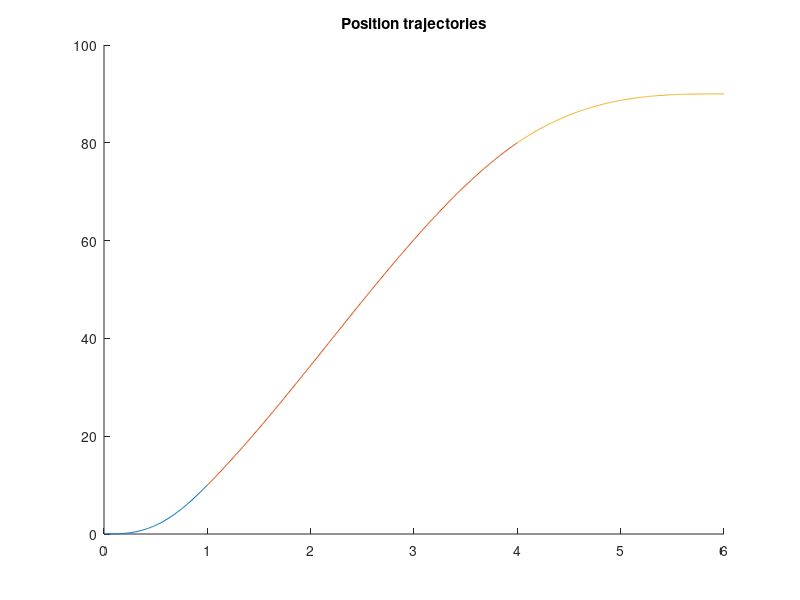
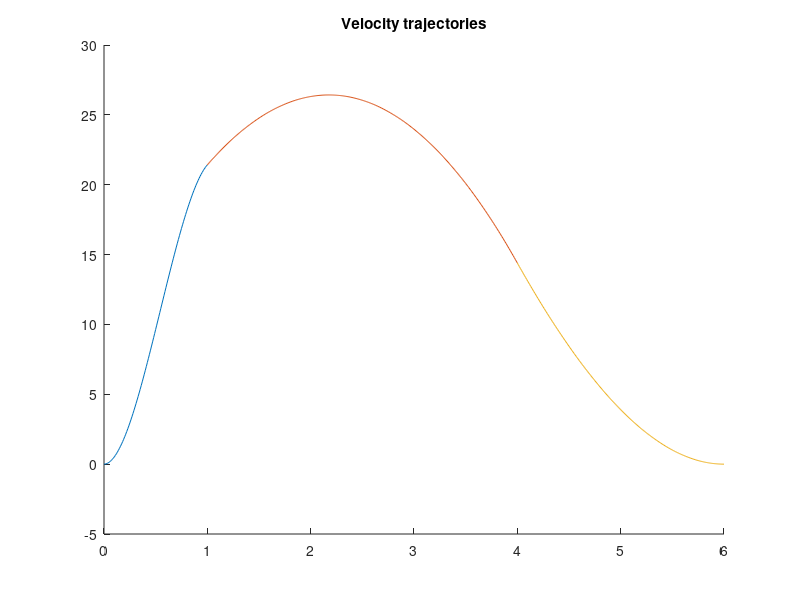
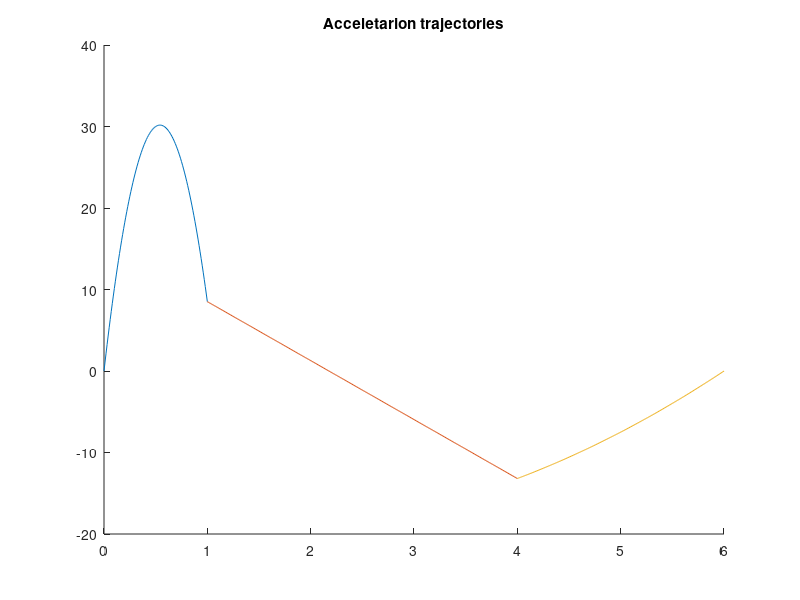

MATLAB code to generate these figures, in order:
%% Exercise trajectory of 4-3-4

clear all; close all; clc

%time istants
t0=0;
t1=1;
t2=4;
tf=6;

%values at time instants
q0=0;
q1=10;
q2=80;
qf=90;

%intervals 
uno=[t0:0.01:t1];
due=[t1:0.01:t2];
tre=[t2:0.01:tf];


%Fixed matrices A,b
A=[1  t0  t0^2   t0^3     t0^4     0   0    0      0       0   0    0      0             0;
   0  1   2*t0   3*t0^2   4*t0^3   0   0    0      0       0   0    0      0             0;
   0  0   2      6*t0     12*t0^2  0   0    0      0       0   0    0      0             0;
   1  t1  t1^2   t1^3     t1^4     0   0    0      0       0   0    0      0             0;
   0  1   2*t1   3*t1^2   4*t1^3   0  -1  -2*t1  -3*t1^2   0   0    0      0             0;
   0  0   2      6*t1     12*t1^2  0   0   -2     -6*t1    0   0    0      0             0;
   0  0   0       0         0      1   t1  t1^2   t1^3     0   0    0      0             0;
   0  0   0       0         0      1   t2  t2^2   t2^3     0   0    0      0             0;
   0  0   0       0         0      0   1   2*t2   3*t2^2   0  -1  -2*t2  -3*t2^2   -4*t2^3;
   0  0   0       0         0      0   0    2     6*t2     0   0   -2    -6*t2    -12*t2^2;
   0  0   0       0         0      0   0    0      0       1   t2  t2^2   t2^3        t2^4;
   0  0   0       0         0      0   0    0      0       1   tf  tf^2   tf^3        tf^4;
   0  0   0       0         0      0   0    0      0       0   1   2*tf   3*tf^2    4*tf^3;
   0  0   0       0         0      0   0    0      0       0   0    2     6*tf     12*tf^2];



b=transpose([q0  0  0  q1  0  0  q1  q2  0  0  q2  qf  0  0]);



%x=[al0  al1  al2  al3  al4  at0  at1  at2  at3  as0  as1  as2  as3  as4]
x=inv(A)*b

%parameters of trajectories
al0=x(1);    at0=x(6);    as0=x(10);
al1=x(2);    at1=x(7);    as1=x(11);
al2=x(3);    at2=x(8);    as2=x(12);
al3=x(4);    at3=x(9);    as3=x(13);
al4=x(5);                 as4=x(14);


%position trajectories
qL=al0 + al1*uno + al2*(uno.^2) + al3*(uno.^3) + al4*(uno.^4);
qT=at0 + at1*due + at2*(due.^2) + at3*(due.^3);
qS=as0 + as1*tre + as2*(tre.^2) + as3*(tre.^3) + as4*(tre.^4);

%velocity trajectories
dotqL=al1 + 2*al2*uno + 3*al3*(uno.^2) + 4*al4*(uno.^3);
dotqT=at1 + 2*at2*due + 3*at3*(due.^2);
dotqS=as1 + 2*as2*tre + 3*as3*(tre.^2) + 4*as4*(tre.^3);

%acceleration trajectories
ddotqL=2*al2 + 6*al3*uno + 12*al4*(uno.^2);
ddotqT=2*at2 + 6*at3*due;
ddotqS=2*as2 + 6*as3*tre + 12*as4*(tre.^2);

title("Position trajectories");
hold on
plot(uno,qL);
plot(due,qT);
plot(tre,qS);

pause;
hold off

figure;
title("Velocity trajectories");
hold on
plot(uno,dotqL);
plot(due,dotqT);
plot(tre,dotqS);

pause;
hold off

figure;
title("Acceletarion trajectories");
hold on
plot(uno,ddotqL);
plot(due,ddotqT);
plot(tre,ddotqS);










